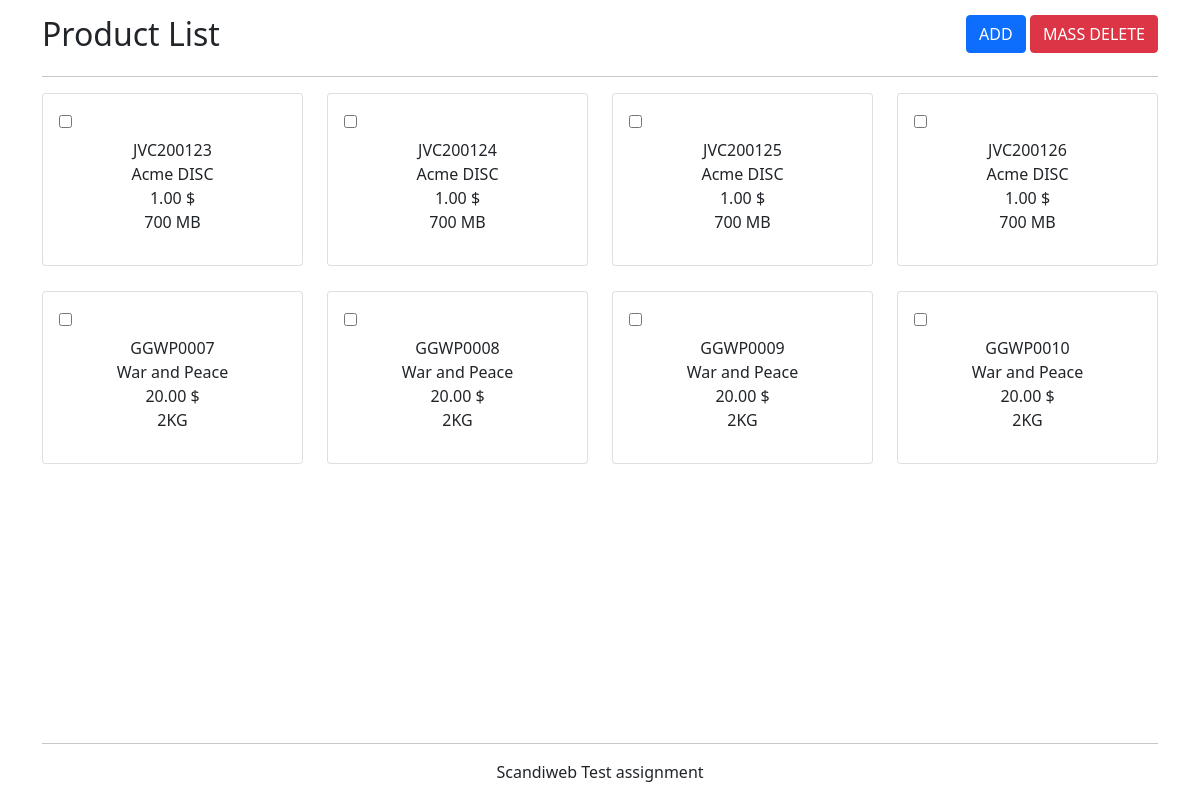
The page / on the database its author committed.
### tables this page shows
CREATE TABLE `products` (
  `id` bigint(20) NOT NULL AUTO_INCREMENT,
  `sku` varchar(255) NOT NULL,
  `name` varchar(255) NOT NULL,
  `price` decimal(13,2) NOT NULL,
  `type` varchar(255) NOT NULL,
  `attribute` text NOT NULL,
  PRIMARY KEY (`id`),
  UNIQUE KEY `products_id_uindex` (`id`),
  UNIQUE KEY `products_sku_uindex` (`sku`)
);

### app/Controllers/ProductController.php (called while the page is built, shortened)
<?php
class ProductController extends Controller
{
    public function show()
    {
        $products = new Product();
        $this->view('product-list', $products->all());
    }
}

### app/Core/Router/Router.php (called while the page is built, shortened)
<?php
class Router
{
    protected array $routes;
    protected Request $request;
    function __construct(Request $request)
    {
        $this->request = $request;
    }
    function get(string $path, $callable)
    {
        $this->routes['get'][$path] = new Route('get', $path, $callable);
    }
    function post(string $path, $callable)
    {
        $this->routes['post'][$path] = new Route('post', $path, $callable);
    }
    function go()
    {
        $path = $this->request->getPath();
        $method = $this->request->getMethod();
        $callback = $this->routes[$method][$path]->callable ?? null;
        if ($callback != null) {
            if (is_array($callback)) {
                if (method_exists($callback[0], $callback[1])) {
                    $callback[0] = new $callback[0];
                } else {
                    $e = new NotFoundException();
                    $e->render();
                }
            } else {
                $e = new NotFoundException();
                $e->render();
            }
        } else {
            $e = new NotFoundException();
            $e->render();
        }
        call_user_func($callback, $this->request);
    }
}

### public/index.php (called while the page is built, shortened)
<?php
$router = new Router(new Request());
$router->get('/', [ProductController::class, 'show']);
$router->post('/', [ProductController::class, 'delete']);
$router->get('/add-product', [ProductController::class, 'add']);
$router->post('/add-product', [ProductController::class, 'create']);
$router->go();

### app/Core/Database/Database.php (called while the page is built, shortened)
<?php
class Database
{
    function __construct()
    {
        $this->pdo = $this->connect();
    }
    private function connect()
    {
        $this->host = DB_HOST;
        $this->port = DB_PORT;
        $this->name = DB_NAME;
        $this->user = DB_USER;
        $this->pass = DB_PASS;
        try {
            $connect = "mysql:host=" . $this->host . ";port=" . $this->port . ";dbname=" . $this->name . ";charset=utf8mb4";
            $options = [PDO::ATTR_DEFAULT_FETCH_MODE, PDO::FETCH_ASSOC];
            return $this->pdo = new PDO($connect, $this->user, $this->pass, $options);
        } catch (PDOException $e) {
            http_response_code(500);
            return die('Database Connection Error: ' . $e->getMessage() . ' (check database connection variables on the app.php)');
        }
    }
}

### app/Core/Model/Model.php (called while the page is built, shortened)
<?php
abstract class Model extends Database
{
    protected string $tableName;
    public function all(): array
    {
        $products = $this->pdo->prepare("SELECT * FROM $this->tableName");
        $products->execute();
        return $products->fetchAll();
    }
}

### views/product-list.view.php (the view, shortened to what this page needs)
<!DOCTYPE html>
<html lang="en">
<head>
    <?php
    $title = 'Product List';
    include APP_ROOT . '/views/layouts/head.view.php';
    ?>
</head>
<body class="container">
<header>
    <div class="row">
        <div class="col header-left">
            <h2><?php echo $title ?></h2>
        </div>
        <div class="col header-right">
            <div class="float-end">
                <a class="btn btn-primary" href="/add-product">ADD</a>
                <a class="btn btn-danger" id="delete-product-btn">MASS DELETE</a>
            </div>
        </div>
    </div>
    <hr class="separator">
</header>
<main>
    <form id="product_form" action="/" method="post">
        <div class="row">
            <?php foreach ($data as $product) : ?>
                <div class="col-sm-3">
                    <div class="card product-card">
                        <div class="card-body">
                            <label>
                                <input type="checkbox" class="delete-checkbox"
                                       name="product-<?php echo $product['id']; ?>"
                                       value="<?php echo $product['id']; ?>">
                            </label>
                            <div class="product-card-body">
                                <p class="product-card-text"><?php echo $product['sku']; ?></p>
                                <p class="product-card-text"><?php echo $product['name']; ?></p>
                                <p class="product-card-text"><?php echo $product['price'] . ' $'; ?></p>
                                <p class="product-card-text"><?php echo $product['attribute']; ?></p>
                            </div>
                        </div>
                    </div>
                </div>
            <?php endforeach; ?>
        </div>
    </form>
</main>
<?php include APP_ROOT . '/views/layouts/footer.view.php'; ?>
</body>
</html>

### app/Core/Controller/Controller.php (shortened to what this page needs)
<?php
abstract class Controller
{
    public function view(string $view, array $data = null)
    {
        if (file_exists(APP_ROOT . '/views/' . $view . '.view.php')) {
            require APP_ROOT . '/views/' . $view . '.view.php';
        } else {
            $e = new ServerErrorException();
            $e->render();
        }
    }
}

### views/layouts/head.view.php (shortened to what this page needs)
<link rel="stylesheet" href="assets/css/bootstrap.min.css">
<link rel="stylesheet" href="assets/css/style.css">

### views/layouts/footer.view.php (shortened to what this page needs)
<footer>
    <hr class="separator">
    <p>Scandiweb Test assignment</p>
</footer>

### public/assets/css/style.css (style rules this page uses)
main { min-height: calc(100vh - 165px); }
footer { text-align: center; }
.header-left { margin-top: 15px; }
.header-right { margin-top: 15px; }
.separator { margin-top: 15px; }
.product-card { margin-bottom: 25px; }
.product-card-body { text-align: center !important; margin-bottom: 15px; }
.delete-checkbox { margin-bottom: 10px; }
.product-card-text { margin-bottom: 0; }

### rows shown on the page
products: sku "JVC200123", name "Acme DISC", price "1.00", attribute "700 MB"
products: sku "JVC200124", name "Acme DISC", price "1.00", attribute "700 MB"
products: sku "JVC200125", name "Acme DISC", price "1.00", attribute "700 MB"
products: sku "JVC200126", name "Acme DISC", price "1.00", attribute "700 MB"
products: sku "GGWP0007", name "War and Peace", price "20.00", attribute "2KG"
products: sku "GGWP0008", name "War and Peace", price "20.00", attribute "2KG"
products: sku "GGWP0009", name "War and Peace", price "20.00", attribute "2KG"
products: sku "GGWP0010", name "War and Peace", price "20.00", attribute "2KG"

### other values the page prints
$title "Product List"
